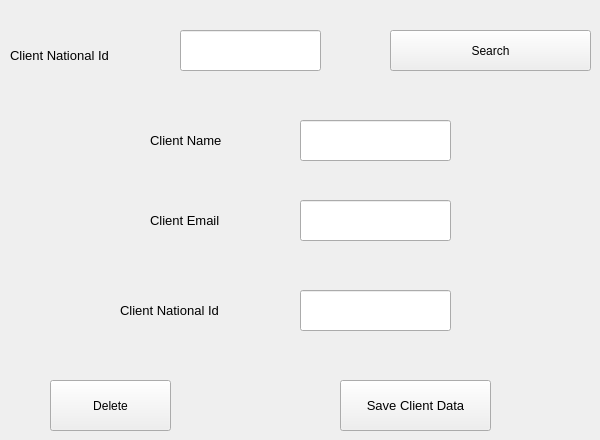
      <widget class="QWidget" name="tab_14">
       <attribute name="title">
        <string>Editi Or Delete A Client</string>
       </attribute>
       <widget class="QLabel" name="label_38">
        <property name="geometry">
         <rect>
          <x>10</x>
          <y>30</y>
          <width>161</width>
          <height>51</height>
         </rect>
        </property>
        <property name="font">
         <font>
          <family>Segoe UI</family>
          <pointsize>10</pointsize>
         </font>
        </property>
        <property name="text">
         <string>Client National Id</string>
        </property>
       </widget>
       <widget class="QLineEdit" name="edit_client_id">
        <property name="geometry">
         <rect>
          <x>180</x>
          <y>30</y>
          <width>141</width>
          <height>41</height>
         </rect>
        </property>
       </widget>
       <widget class="QPushButton" name="search_client">
        <property name="geometry">
         <rect>
          <x>390</x>
          <y>30</y>
          <width>201</width>
          <height>41</height>
         </rect>
        </property>
        <property name="text">
         <string>Search</string>
        </property>
       </widget>
       <widget class="QPushButton" name="delete_client">
        <property name="geometry">
         <rect>
          <x>50</x>
          <y>380</y>
          <width>121</width>
          <height>51</height>
         </rect>
        </property>
        <property name="text">
         <string>Delete</string>
        </property>
       </widget>
       <widget class="QLabel" name="label_34">
        <property name="geometry">
         <rect>
          <x>150</x>
          <y>120</y>
          <width>111</width>
          <height>41</height>
         </rect>
        </property>
        <property name="font">
         <font>
          <family>Segoe UI</family>
          <pointsize>10</pointsize>
         </font>
        </property>
        <property name="text">
         <string>Client Name</string>
        </property>
       </widget>
       <widget class="QLineEdit" name="edit_client_id2">
        <property name="geometry">
         <rect>
          <x>300</x>
          <y>290</y>
          <width>151</width>
          <height>41</height>
         </rect>
        </property>
       </widget>
       <widget class="QLineEdit" name="edit_client_name">
        <property name="geometry">
         <rect>
          <x>300</x>
          <y>120</y>
          <width>151</width>
          <height>41</height>
         </rect>
        </property>
       </widget>
       <widget class="QLineEdit" name="edit_client_email">
        <property name="geometry">
         <rect>
          <x>300</x>
          <y>200</y>
          <width>151</width>
          <height>41</height>
         </rect>
        </property>
       </widget>
       <widget class="QLabel" name="label_35">
        <property name="geometry">
         <rect>
          <x>150</x>
          <y>200</y>
          <width>111</width>
          <height>41</height>
         </rect>
        </property>
        <property name="font">
         <font>
          <family>Segoe UI</family>
          <pointsize>10</pointsize>
         </font>
        </property>
        <property name="text">
         <string>Client Email</string>
        </property>
       </widget>
       <widget class="QLabel" name="label_36">
        <property name="geometry">
         <rect>
          <x>120</x>
          <y>280</y>
          <width>151</width>
          <height>61</height>
         </rect>
        </property>
        <property name="font">
         <font>
          <family>Segoe UI</family>
          <pointsize>10</pointsize>
         </font>
        </property>
        <property name="text">
         <string>Client National Id</string>
        </property>
       </widget>
       <widget class="QPushButton" name="save_client">
        <property name="geometry">
         <rect>
          <x>340</x>
          <y>380</y>
          <width>151</width>
          <height>51</height>
         </rect>
        </property>
        <property name="font">
         <font>
          <family>Segoe UI</family>
          <pointsize>10</pointsize>
         </font>
        </property>
        <property name="text">
         <string>Save Client Data</string>
        </property>
       </widget>
      </widget>
